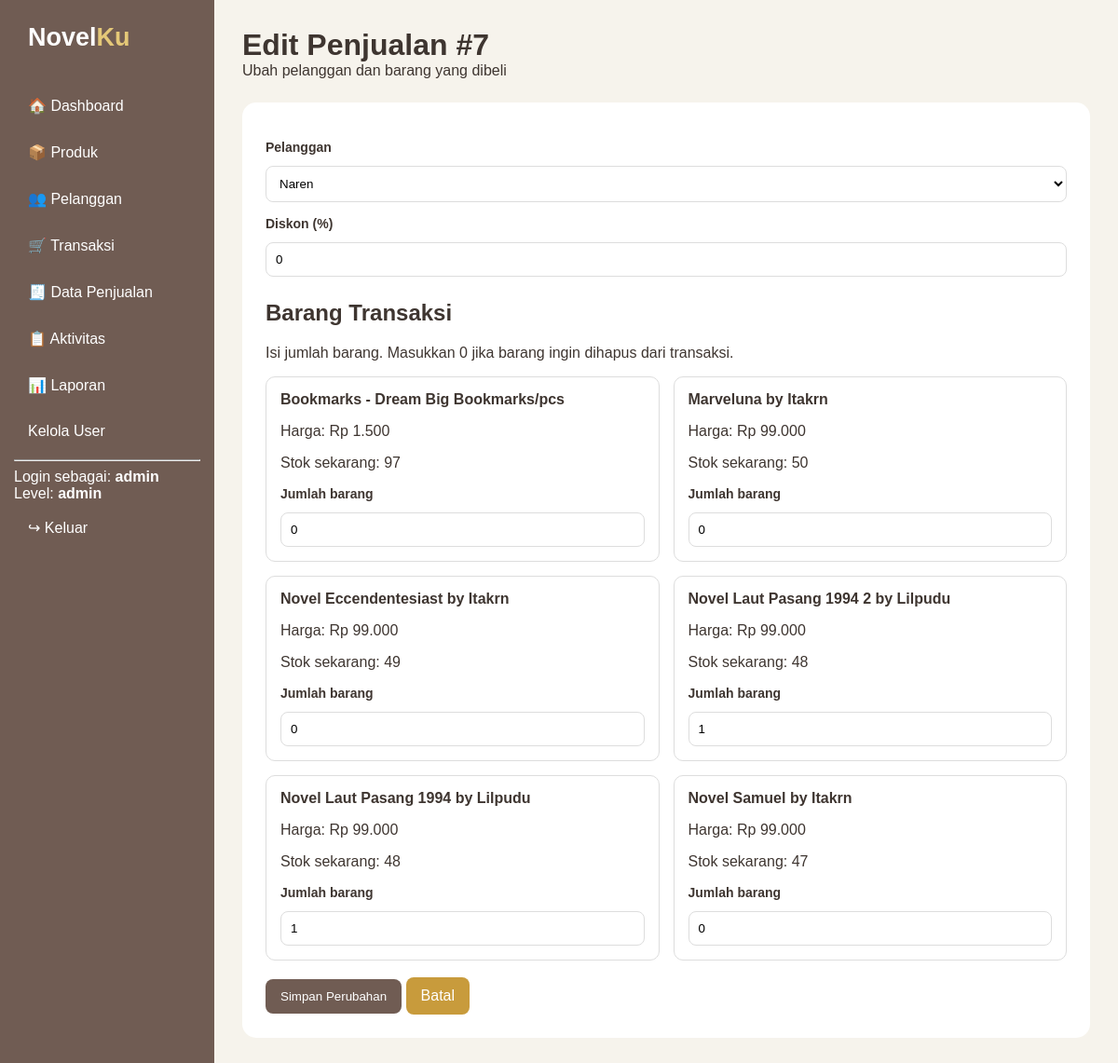
Page /edit_penjualan.php?id=7 (signed in) on the committed database.
### tables this page shows
CREATE TABLE `penjualan` (
  `penjualan_id` int(11) NOT NULL,
  `tanggal_penjualan` datetime NOT NULL,
  `total_harga` decimal(10,2) NOT NULL,
  `diskon` decimal(5,2) NOT NULL DEFAULT 0.00,
  `pelanggan_id` int(11) NOT NULL
);

CREATE TABLE `pelanggan` (
  `pelanggan_id` int(11) NOT NULL,
  `nama_pelanggan` varchar(255) NOT NULL,
  `alamat` text NOT NULL,
  `nomor_telepon` varchar(15) NOT NULL
);

CREATE TABLE `produk` (
  `produk_id` int(11) NOT NULL,
  `nama_produk` varchar(255) NOT NULL,
  `harga` decimal(10,2) NOT NULL,
  `stok` int(11) NOT NULL,
  `gambar` varchar(255) DEFAULT NULL
);

### edit_penjualan.php (the view, shortened to what this page needs)
<?php
include "koneksi.php";
$id = isset($_GET['id']) ? (int) $_GET['id'] : 0;
$query_penjualan = mysqli_query(
    $koneksi,
    "SELECT * FROM penjualan WHERE penjualan_id = $id"
);
$penjualan = mysqli_fetch_assoc($query_penjualan);
$pelanggan = mysqli_query(
    $koneksi,
    "SELECT * FROM pelanggan ORDER BY nama_pelanggan"
);
$produk = mysqli_query(
    $koneksi,
    "SELECT * FROM produk ORDER BY nama_produk"
);
$query_detail = mysqli_query(
    $koneksi,
    "SELECT * FROM detail_penjualan
     WHERE penjualan_id = $id"
);
$detail_lama = [];
while ($row = mysqli_fetch_assoc($query_detail)) {
    $detail_lama[$row['produk_id']] = (int) $row['jumlah_produk'];
}
$keranjang = $detail_lama;
$pelanggan_id = (int) $penjualan['pelanggan_id'];
$diskon = (float) $penjualan['diskon'];
?>
<!DOCTYPE html>
<html lang="id">
<head>
    <link rel="stylesheet" href="assets/style.css">
</head>
<body>
<?php include "partials/sidebar.php"; ?>
<main class="main">
    <div class="topbar">
        <div>
            <h1>Edit Penjualan #<?= $id ?></h1>
            <span>Ubah pelanggan dan barang yang dibeli</span>
        </div>
    </div>
    <div class="form-edit">
        <form method="POST">
            <label>Pelanggan</label>
            <select name="pelanggan_id" required>
                <?php while ($p = mysqli_fetch_assoc($pelanggan)) { ?>
                    <option
                        value="<?= $p['pelanggan_id'] ?>"
                        <?= $pelanggan_id == $p['pelanggan_id'] ? 'selected' : '' ?>
                    >
                        <?= htmlspecialchars($p['nama_pelanggan']) ?>
                    </option>
                <?php } ?>
            </select>
            <label>Diskon (%)</label>
            <input
                type="number"
                name="diskon"
                min="0"
                max="100"
                step="0.01"
                value="<?= htmlspecialchars((string) $diskon) ?>"
                required
            >
            <h2 style="margin-top:25px;">Barang Transaksi</h2>
            <p>Isi jumlah barang. Masukkan 0 jika barang ingin dihapus dari transaksi.</p>
            <div class="barang-grid">
                <?php while ($p = mysqli_fetch_assoc($produk)) { ?>
                    <div class="barang">
                        <strong>
                            <?= htmlspecialchars($p['nama_produk']) ?>
                        </strong>
                        <p>
                            Harga: Rp <?= number_format($p['harga'], 0, ',', '.') ?>
                        </p>
                        <p>
                            Stok sekarang: <?= (int) $p['stok'] ?>
                        </p>
                        <label>
                            Jumlah barang
                        </label>
                        <input
                            type="number"
                            name="jumlah[<?= $p['produk_id'] ?>]"
                            min="0"
                            value="<?= (int) ($keranjang[$p['produk_id']] ?? 0) ?>"
                        >
                    </div>
                <?php } ?>
            </div>
            <br>
            <button type="submit" name="simpan" class="btn">
                Simpan Perubahan
            </button>
            <a href="penjualan.php" class="btn secondary">
                Batal
            </a>
        </form>
    </div>
</main>
</body>
</html>

### assets/style.css (style rules this page uses)
* { box-sizing: border-box; }
body { margin: 0; font-family: Arial, sans-serif; background: #f6f3ec; color: #3e3530; }
.main { margin-left: 230px; padding: 30px; max-width: 1300px; }
.topbar { display: flex; justify-content: space-between; align-items: center; margin-bottom: 25px; }
.topbar h1 { margin: 0; }
.btn { display: inline-block; background: #705c53; color: white; border: 0; padding: 11px 16px; border-radius: 8px; text-decoration: none; cursor: pointer; }
.btn.secondary { background: #c89b3c; }
label { font-weight: bold; font-size: 14px; }
input, select, textarea { width: 100%; padding: 11px; margin-top: 6px; border: 1px solid #d7cec7; border-radius: 8px; background: white; }

### edit_penjualan.php (style rules this page uses)
.form-edit { background: white; padding: 25px; border-radius: 15px; }
.form-edit label { display: block; margin: 15px 0 6px; }
.form-edit select, .form-edit input { width: 100%; padding: 10px; border: 1px solid #ddd; border-radius: 8px; box-sizing: border-box; }
.barang-grid { display: grid; grid-template-columns: repeat(2, minmax(0, 1fr)); gap: 15px; }
.barang { border: 1px solid #ddd; padding: 15px; border-radius: 10px; }

### rows in the picture
penjualan: pelanggan_id "Naren", diskon "0"
produk: nama_produk "Bookmarks - Dream Big Bookmarks/pcs", harga "1.500", stok "97", produk_id "0"
produk: nama_produk "Marveluna by Itakrn", harga "99.000", stok "50", produk_id "0"
produk: nama_produk "Novel Eccendentesiast by Itakrn", harga "99.000", stok "49", produk_id "0"
produk: nama_produk "Novel Laut Pasang 1994 2 by Lilpudu", harga "99.000", stok "48", produk_id "1"
produk: nama_produk "Novel Laut Pasang 1994 by Lilpudu", harga "99.000", stok "48", produk_id "1"
produk: nama_produk "Novel Samuel by Itakrn", harga "99.000", stok "47", produk_id "0"

### other values in the picture
$username "admin"
$level "admin"
$id "7"
